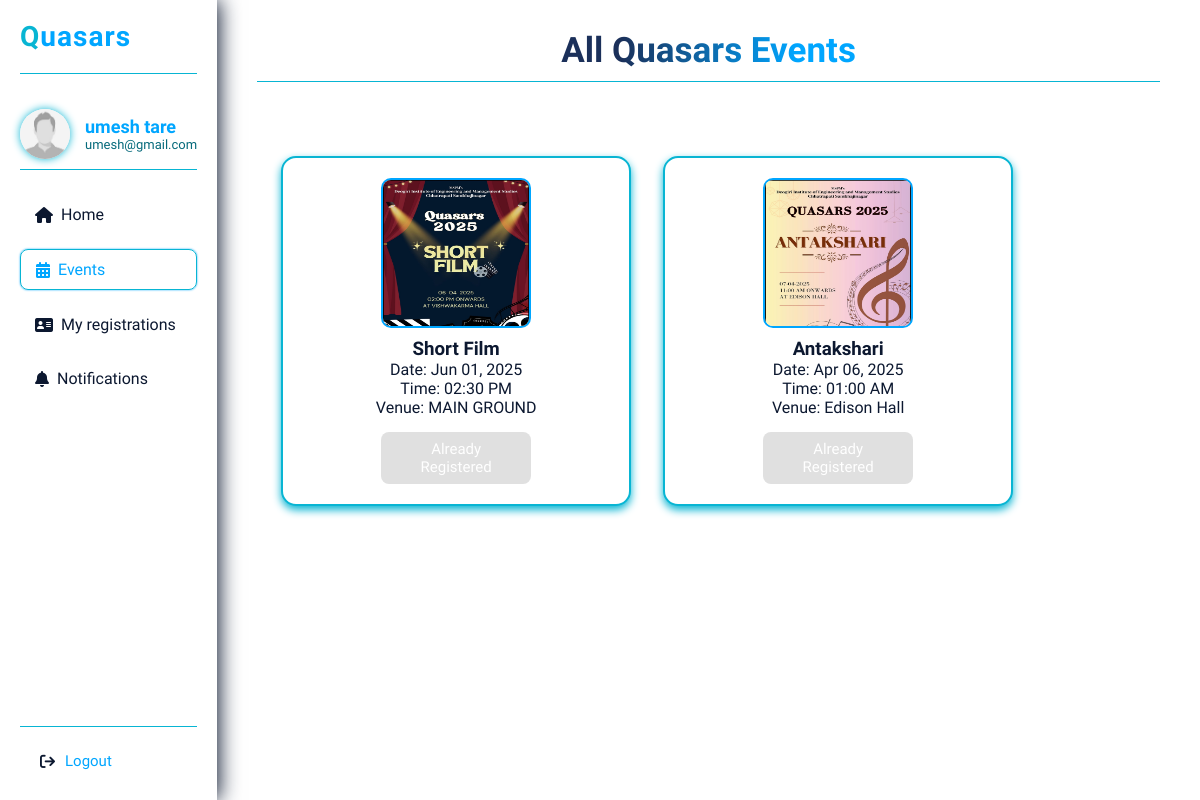
The page /event_dashboard/ (signed in) on the database its author committed.
### mainapp/models.py (models this page shows, shortened)
class CreateEvent(models.Model):
    name = models.CharField(max_length=255, blank=True, null=True)
    category = models.CharField(max_length=100)
    date_time = models.DateTimeField()
    location = models.CharField(max_length=255)
    image = models.ImageField(upload_to='event_images/', blank=True, null=True)

### mainapp/views.py (the view)
# urls.py: path('event_dashboard/', views.event_dashboard, name='event_dashboard'),
@login_required
def event_dashboard(request):
    events = CreateEvent.objects.all()
    registrations = Registration.objects.filter(user=request.user)
    registered_event_ids = registrations.values_list('event_id', flat=True)
    return render(request, 'mainapp/student_dashboard/eventdashboard.html', {
        'username': request.user.username,
        'email': request.user.email,
        'events': events,
        'registered_event_ids': registered_event_ids
    })

### mainapp/templates/mainapp/student_dashboard/eventdashboard.html (shortened to what this page needs)
{% load static %}
<!DOCTYPE html>
<html lang="en">
  <head>
    <link
      href="https://unpkg.com/boxicons@2.1.4/css/boxicons.min.css"
      rel="stylesheet"
    />
    <link rel="stylesheet" href="{% static 'mainapp/css/student.css' %}" />
    <link rel="stylesheet" href="{% static 'mainapp/css/schedule.css' %}" />
    <link
      rel="stylesheet"
      href="https://cdn.jsdelivr.net/npm/swiper@11/swiper-bundle.min.css"
    />
    <link
      rel="stylesheet"
      href="https://cdnjs.cloudflare.com/ajax/libs/font-awesome/6.7.2/css/all.min.css"
    />
  </head>
  <body>
    <div class="dashboard">
      <nav class="sidebar">
        <div class="logo">
          <h2><span class="Q">Q</span>uasars</h2>
        </div>
        <div class="user-profile">
          <img
            src="{% static 'mainapp/images/assets/images.jpg' %}"
            alt="User Profile"
            class="avatar"
          />
          <div class="user-info">
            <h4>{{ username }}</h4>
            <p>{{ email }}</p>
          </div>
        </div>
        <ul class="nav-links">
          <li>
            <a href="/dashboard/"><i class="fa-solid fa-house"></i>Home</a>
          </li>
          <li class="active">
            <a href="/event_dashboard/"
              ><i class="fa-solid fa-calendar-days"></i>Events</a
            >
          </li>
          <li>
            <a href="/my_registration/"
              ><i class="fa-solid fa-address-card"></i>My registrations</a
            >
          </li>
          <li>
            <a href="/notification/"
              ><i class="fa-solid fa-bell"></i>Notifications</a
            >
          </li>
        </ul>
        <div class="logout-icon">
          <button class="logout-icon-1" onclick="goToLogin()">
            <i class="fa-solid fa-arrow-right-from-bracket"></i>
            <div class="log-out">
              <p><a href="{% url 'logout' %}">Logout</a></p>
            </div>
          </button>
        </div>
      </nav>
      <main class="content">
        <header class="top-bar">
          <div class="heading-container">
            <h1>All Quasars Events</h1>
          </div>
        </header>
<div class="schedule-grid">
  {% for event in events %}
    <div class="event-cards">
      <img src="{{ event.image.url }}" />
      <h3>{{ event.name }}</h3>
      <p>Date: {{ event.date_time|date:"M d, Y" }}</p>
      <p>Time: {{ event.date_time|time:"h:i A" }}</p>
      <p>Venue: {{ event.location }}</p>
      {% if event.id in registered_event_ids %}
        <button class="register-btn" disabled style="background-color: #ccc; cursor: not-allowed;">
          Already Registered
        </button>
      {% else %}
        <form method="POST" action="{% url 'register_event' event.id %}">
          {% csrf_token %}
          <button class="register-btn">Register</button>
        </form>
      {% endif %}
    </div>
  {% endfor %}
</div>
      </main>
    </div>
  </body>
</html>

### mainapp/static/mainapp/css/student.css (style rules this page uses)
:root { --bg-color: #ffffff; --text-color: #0c1830; --primary-color: #1b305a; --secondary-color: rgb(6, 106, 123); --button-color: rgb(0, 166, 255); --hover-color: rgb(8, 181, 211); --nav-shadow: rgba(12, 24, 48, 0.5); --image-shadow: rgba(8, 181, 211, 0.7); --card-bg: #f9f9f9; --font-family: "Ubuntu", sans-serif; }
* { margin: 0; padding: 0; box-sizing: border-box; font-family: var(--font-family); transition: all 0.3s ease-in-out; }
html, body { scroll-behavior: smooth; background-color: var(--bg-color); color: var(--text-color); height: 100%; min-height: 100vh; }
.dashboard { display: flex; min-height: 100vh; overflow-x: hidden; }
.sidebar { width: 250px; background-color: var(--bg-color); color: var(--text-color); padding: 20px; box-shadow: 2px 0 20px var(--nav-shadow); display: flex; flex-direction: column; gap: 25px; position: relative; z-index: 10; }
.logo h2 { font-size: 28px; font-weight: 700; color: var(--button-color); letter-spacing: 1px; padding-bottom: 20px; border-bottom: 1px solid var(--hover-color); }
.logo .Q { color: var(--hover-color); }
.user-profile { display: flex; align-items: center; gap: 15px; padding: 10px 0; border-bottom: 1px solid var(--hover-color); }
.user-profile .avatar { border-radius: 50%; box-shadow: 0 0 8px var(--image-shadow); width: 50px; height: 50px; object-fit: cover; }
.user-info h4 { font-weight: 600; font-size: 18px; color: var(--button-color); }
.user-info p { font-size: 13px; color: var(--secondary-color); }
.nav-links { list-style: none; padding-left: 0; display: flex; flex-direction: column; gap: 15px; }
.nav-links li { border-radius: 8px; }
.nav-links li a { text-decoration: none; color: var(--text-color); font-weight: 500; display: flex; align-items: center; gap: 8px; padding: 10px 15px; border-radius: 8px; font-size: 16px; transition: background-color 0.25s ease, color 0.25s ease; }
.nav-links li.active a, .nav-links li a:hover { border: 1px solid var(--hover-color); color: var(--button-color); box-shadow: 0 0 2px var(--button-color); }
.logout-icon { margin-top: auto; padding-top: 15px; border-top: 1px solid var(--hover-color); display: flex; justify-content: start; }
a { text-decoration: none; color: var(--button-color); }
.logout-icon button { background-color: transparent; border: none; color: var(--text-color); font-size: 15px; font-weight: 500; cursor: pointer; display: flex; align-items: center; gap: 10px; padding: 10px 20px; border-radius: 8px; transition: background-color 0.3s ease, color 0.3s ease; }
.content { flex-grow: 1; padding: 30px 40px; background-color: var(--bg-color); overflow-y: auto; }
.top-bar { display: flex; justify-content: center; align-items: center; margin-bottom: 30px; border-bottom: 1px solid var(--hover-color); padding-bottom: 10px; }
.heading-container h1 { font-weight: 900; font-size: 35px; background: linear-gradient( 270deg, var(--button-color) 20%, var(--primary-color) 80% ); -webkit-background-clip: text; -webkit-text-fill-color: transparent; background-clip: text; color: transparent; }
.register-btn { width: 110px; padding: 5px 0; border-radius: 3px; background-color: var(--button-color); border: none; margin-top: 10px; justify-content: center; }

### mainapp/static/mainapp/css/schedule.css (style rules this page uses)
:root { --bg-color: #ffffff; --text-color: #0c1830; --primary-color: #1b305a; --secondary-color: rgb(6, 106, 123); --button-color: rgb(0, 166, 255); --hover-color: rgb(8, 181, 211); --nav-shadow: #0c1830; --image-shadow: rgb(8, 181, 211); }
.schedule-grid { display: grid; grid-template-columns: repeat(3, 1fr); gap: 2rem; padding: 1.5rem; width: 100%; max-width: 1200px; margin: 50px auto; }
.event-cards { background: var(--bg-color); border: 2px solid var(--hover-color); padding: 20px; width: 350px; border-radius: 15px; box-shadow: 0 4px 8px var(--image-shadow); color: var(--text-color); text-align: center; display: flex; flex-direction: column; min-height: 300px; justify-content: center; align-items: center; }
.event-cards img { height: 150px; width: 150px; border-radius: 10px; object-fit: fill; border: 2px solid var(--button-color); margin-bottom: 10px; }
.register-btn { margin-top: 15px; width: 150px; padding: 8px 16px; background-color: var(--button-color); color: var(--bg-color); font-size: 15px; border: none; border-radius: 8px; cursor: pointer; transition: background-color 0.3s ease; }

### mainapp/templates/mainapp/student_dashboard/eventdashboard.html (style rules this page uses)
.register-btn[disabled] { opacity: 0.6; cursor: not-allowed; }

### rows shown on the page
CreateEvent: image (picture), name "Short Film", date_time "Jun 01, 2025", date_time "02:30 PM", location "MAIN GROUND", shows "Already Registered"
CreateEvent: image (picture), name "Antakshari", date_time "Apr 06, 2025", date_time "01:00 AM", location "Edison Hall", shows "Already Registered"

### other values the page prints
{{ username }} "umesh tare"
{{ email }} "umesh@gmail.com"
